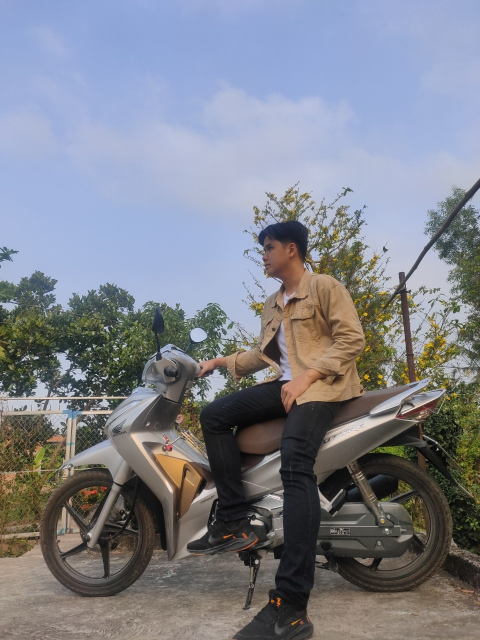
#> input picture image/KD.jpg, 960 x 1280 px (shown at 1/2 size)
$ python visualise_HOGdescriptors.py
#> lines starting #> are read from the running program, lines starting #| are printed output that depends on the picture
import matplotlib.pyplot as plt
import io
from skimage import io
from skimage.feature import hog
from skimage import data, color, exposure
from PIL import Image
#%%
img = io.imread("./image/KD.jpg")
#> img is the input picture: shape (1280, 960, 3); mean R, G, B 126.9, 129.9, 139.4
#im= Image.open(r"Insert\Image\Path\Here.jpg")
image = color.rgb2gray(img)
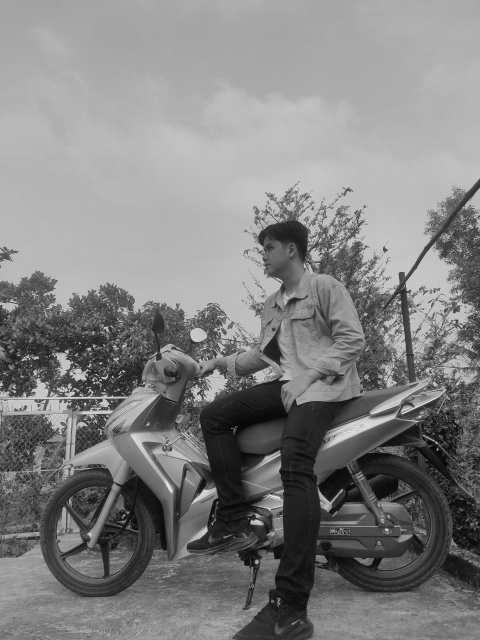
#> image: shape (1280, 960) float64 (shown at 1/2 size); min 0, max 0.98, mean 0.509

fd, hog_image = hog(image, orientations=8, pixels_per_cell=(16, 16),
                    cells_per_block=(1, 1), visualize=True)
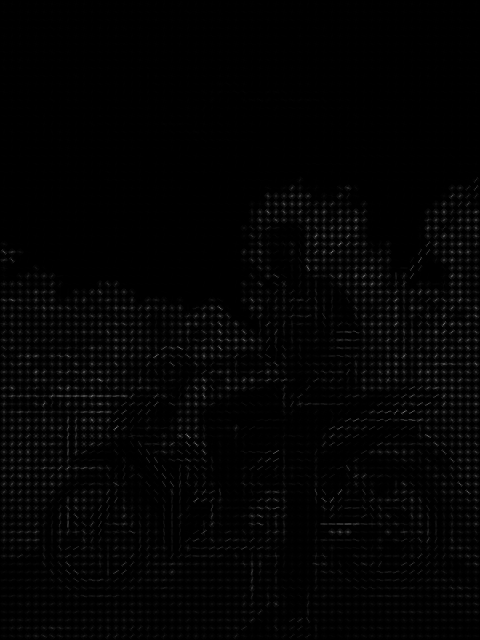
#> hog_image: shape (1280, 960) float64 (shown at 1/2 size); min 0, max 0.23, mean 0.00312; drawn with min black and max white

fig, (ax1, ax2) = plt.subplots(1, 2, figsize=(8, 4), sharex=True, sharey=True)

ax1.axis('off')
ax1.imshow(image, cmap=plt.cm.gray)
ax1.set_title('Input image')
ax1.set_adjustable('box')

# Rescale histogram for better display
hog_image_rescaled = exposure.rescale_intensity(hog_image, in_range=(0, 0.02))
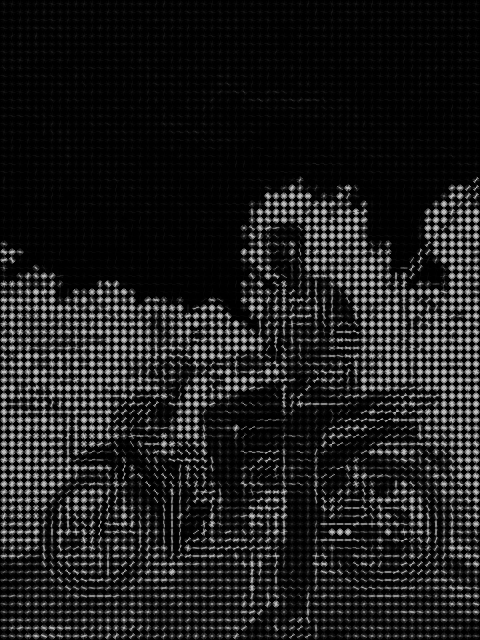
#> hog_image_rescaled: shape (1280, 960) float64 (shown at 1/2 size); min 0, max 1, mean 0.114

ax2.axis('off')
ax2.imshow(hog_image_rescaled, cmap=plt.cm.gray)
ax2.set_title('Histogram of Oriented Gradients')
ax1.set_adjustable('box')
plt.show()
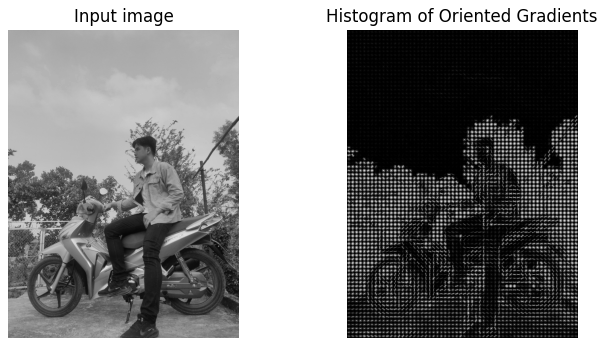
#> figure drawn by matplotlib, 2 panels

$ run again, with image/000001.jpg copied over image/KD.jpg
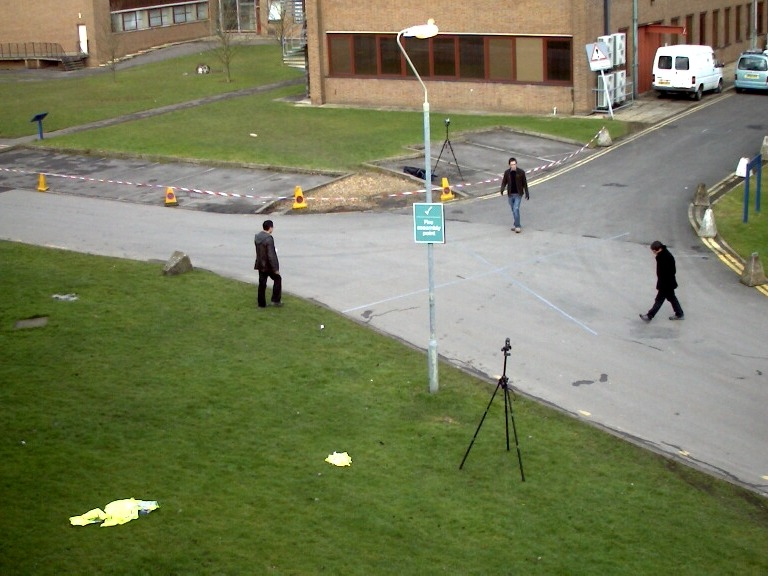
#> input picture image/000001.jpg, 768 x 576 px
#> img is the input picture: shape (576, 768, 3); mean R, G, B 120.6, 125.3, 92.6
#> `fd, hog_image = hog(image, orientations=8, pixels_per_cell=(16, 16), c..`:
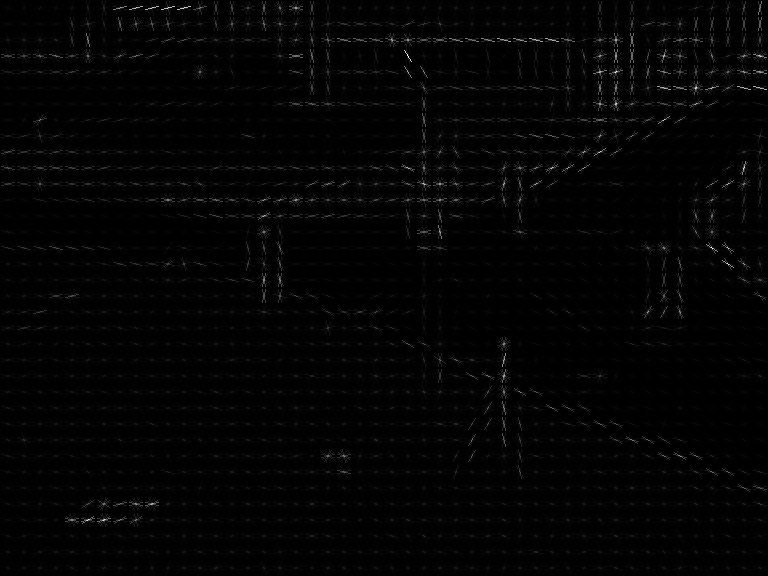
#> hog_image: shape (576, 768) float64; min 0, max 0.191, mean 0.00266; drawn with min black and max white
#> fd = 13824 values, max 0.753 at index 1358, min 0.000587 at index 756, mean 0.34
#> `plt.show()`:
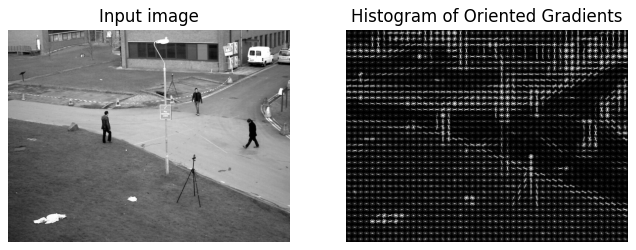
#> figure drawn by matplotlib, 2 panels

$ run again, with image/AnhKD.jpg copied over image/KD.jpg
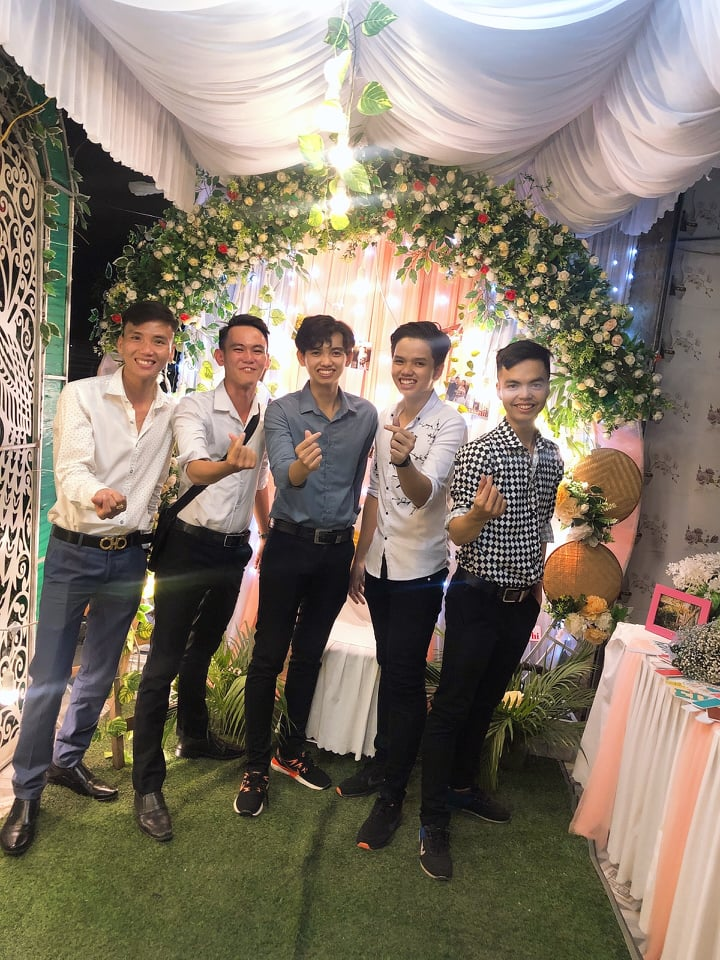
#> input picture image/AnhKD.jpg, 720 x 960 px
#> img is the input picture: shape (960, 720, 3); mean R, G, B 131.6, 121.1, 107.4
#> `hog_image_rescaled = exposure.rescale_intensity(hog_image, in_range=(0..`:
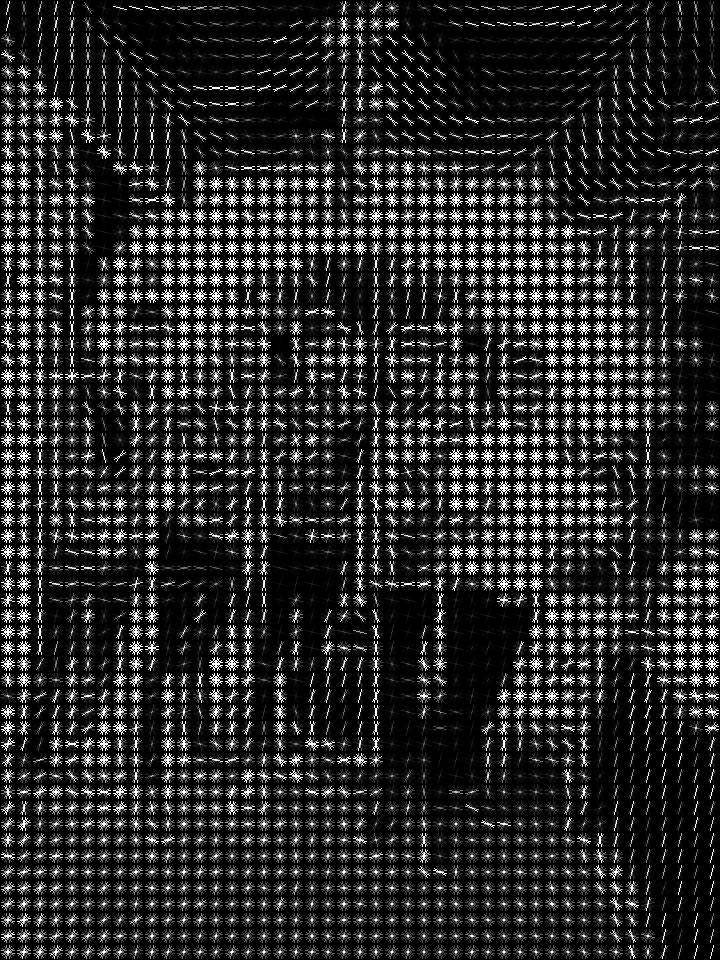
#> hog_image_rescaled: shape (960, 720) float64; min 0, max 1, mean 0.158
#> `plt.show()`:
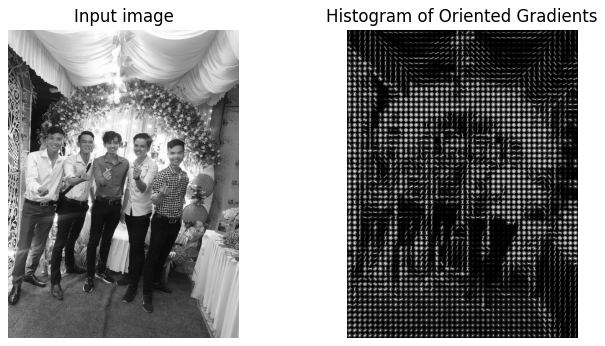
#> figure drawn by matplotlib, 2 panels

$ run again, with image/QT.jpg copied over image/KD.jpg
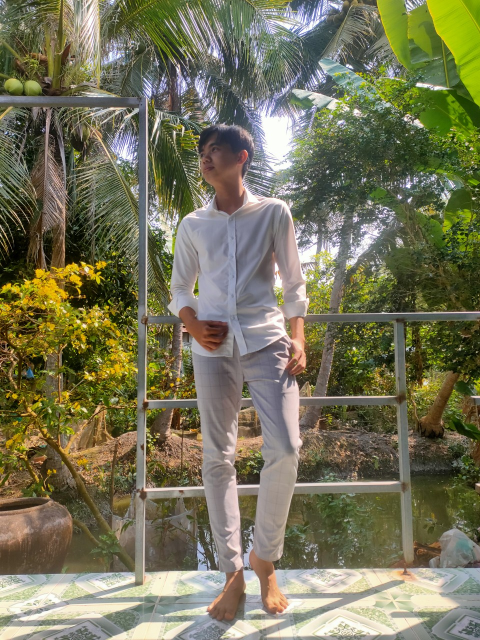
#> input picture image/QT.jpg, 960 x 1280 px (shown at 1/2 size)
#> img is the input picture: shape (1280, 960, 3); mean R, G, B 117.8, 115.7, 88.7
#> `hog_image_rescaled = exposure.rescale_intensity(hog_image, in_range=(0..`:
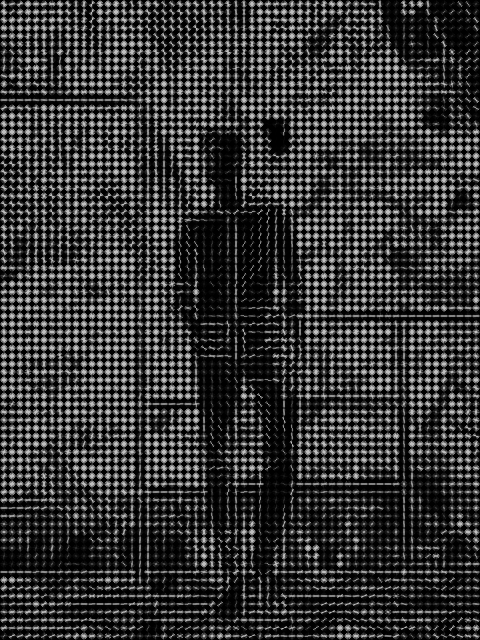
#> hog_image_rescaled: shape (1280, 960) float64 (shown at 1/2 size); min 0, max 1, mean 0.206
#> `plt.show()`:
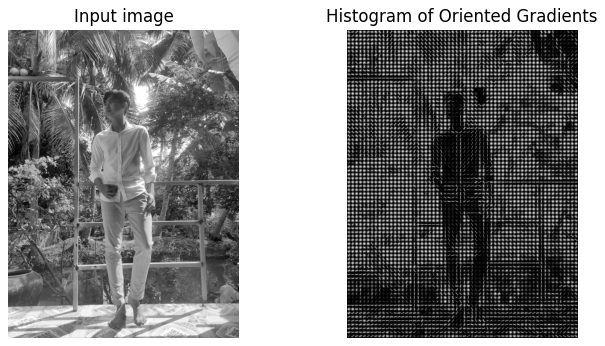
#> figure drawn by matplotlib, 2 panels
